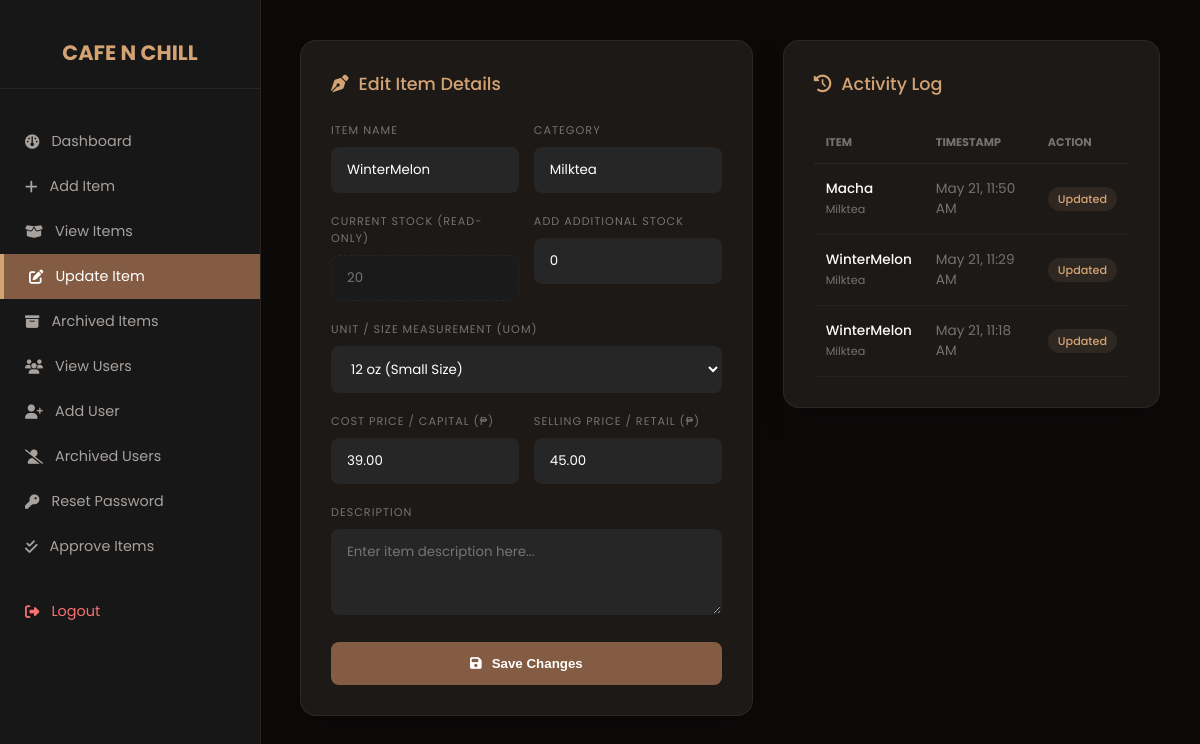
The app's page /admin/update_item.php?id=19 (signed in) with its own data.
### tables this page shows
CREATE TABLE `items` (
  `id` int(11) NOT NULL,
  `name` varchar(100) DEFAULT NULL,
  `category` varchar(50) DEFAULT NULL,
  `quantity` int(11) DEFAULT NULL,
  `uom` varchar(50) NOT NULL,
  `cost_price` decimal(10,2) NOT NULL DEFAULT 0.00,
  `selling_price` decimal(10,2) NOT NULL DEFAULT 0.00,
  `price` decimal(10,2) NOT NULL DEFAULT 0.00,
  `description` text DEFAULT NULL,
  `status` enum('approved','archived') DEFAULT 'approved',
  `updated_at` timestamp NOT NULL DEFAULT current_timestamp() ON UPDATE current_timestamp()
);

### admin/update_item.php (the view, shortened to what this page needs)
<?php
include "../config/db.php";
$item = null;
if(isset($_GET['id'])){
    $id = $_GET['id'];
    $stmt = $conn->prepare("SELECT * FROM items WHERE id = ?");
    $stmt->bind_param("i", $id);
    $stmt->execute();
    $res = $stmt->get_result();
    if($res->num_rows > 0){
        $item = $res->fetch_assoc();
    }
}
$logs_query = "SELECT name, category, updated_at FROM items WHERE updated_at IS NOT NULL ORDER BY updated_at DESC LIMIT 6";
$logs_result = $conn->query($logs_query);
$page = basename($_SERVER['PHP_SELF']);
?>
<!DOCTYPE html>
<html lang="en">
<head>
    <link rel="stylesheet" href="https://cdnjs.cloudflare.com/ajax/libs/font-awesome/6.5.2/css/all.min.css">
</head>
<body>
<div class="sidebar">
    <h2>CAFE N CHILL</h2>
    <a href="admin_dashboard.php" class="<?= $page == 'admin_dashboard.php' ? 'active' : '' ?>"><i class="fa-solid fa-gauge"></i> Dashboard</a>
    <a href="add_item.php" class="<?= $page == 'add_item.php' ? 'active' : '' ?>"><i class="fa-solid fa-plus"></i> Add Item</a>
    <a href="view_items.php" class="<?= $page == 'view_items.php' ? 'active' : '' ?>"><i class="fa-solid fa-box-open"></i> View Items</a>
    <a href="update_item.php" class="<?= $page == 'update_item.php' ? 'active' : '' ?>"><i class="fa-solid fa-pen-to-square"></i> Update Item</a>
    <a href="archived_items.php" class="<?= $page == 'archived_items.php' ? 'active' : '' ?>"><i class="fa-solid fa-box-archive"></i> Archived Items</a>
    <a href="view_user.php" class="<?= $page == 'view_user.php' ? 'active' : '' ?>"><i class="fa-solid fa-users"></i> View Users</a>
    <a href="add_user.php" class="<?= $page == 'add_user.php' ? 'active' : '' ?>"><i class="fa-solid fa-user-plus"></i> Add User</a>
    <a href="archived_users.php" class="<?= $page == 'archived_users.php' ? 'active' : '' ?>"><i class="fa-solid fa-user-slash"></i> Archived Users</a>
    <a href="reset_password.php" class="<?= $page == 'reset_password.php' ? 'active' : '' ?>"><i class="fa-solid fa-key"></i> Reset Password</a>
    <a href="approve_item.php" class="<?= $page == 'approve_item.php' ? 'active' : '' ?>"><i class="fa-solid fa-check-double"></i> Approve Items</a>
    <a onclick="confirmLogout()" style="margin-top: 20px; color: #f87171; cursor: pointer;"><i class="fa-solid fa-right-from-bracket"></i> Logout</a>
</div>
<main class="main-content">
    <section class="glass-card">
        <div class="section-title">
            <i class="fa-solid fa-pen-nib"></i> Edit Item Details
        </div>
        <?php if($item): ?>
        <form method="POST">
            <div class="form-row">
                <div class="form-group">
                    <label>Item Name</label>
                    <input type="text" name="name" value="<?= htmlspecialchars($item['name']); ?>" required placeholder="e.g. Wintermelon">
                </div>
                <div class="form-group">
                    <label>Category</label>
                    <input type="text" name="category" value="<?= htmlspecialchars($item['category']); ?>" required placeholder="e.g. Milktea">
                </div>
            </div>
            <div class="form-row">
                <div class="form-group">
                    <label>Current Stock (Read-Only)</label>
                    <input type="number" value="<?= $item['quantity']; ?>" disabled>
                </div>
                <div class="form-group">
                    <label>Add Additional Stock</label>
                    <input type="number" name="added_stock" value="0" min="0" required placeholder="Enter amount to add">
                </div>
            </div>
            <div class="form-group">
    <label>Unit / Size Measurement (UOM)</label>
    <select name="uom" required>
        <option value="12oz" <?= (isset($item['uom']) && $item['uom'] == '12oz') ? 'selected' : ''; ?>>12 oz (Small Size)</option>
    </select>
    </div>
            <div class="form-row">
                <div class="form-group">
                    <label>Cost Price / Capital (₱)</label>
                    <input type="number" step="0.01" name="cost_price" value="<?= isset($item['cost_price']) ? $item['cost_price'] : '0.00'; ?>" required placeholder="0.00">
                </div>
                <div class="form-group">
                    <label>Selling Price / Retail (₱)</label>
                    <input type="number" step="0.01" name="selling_price" value="<?= isset($item['selling_price']) ? $item['selling_price'] : '0.00'; ?>" required placeholder="0.00">
                </div>
            </div>
            <div class="form-group">
                <label>Description</label>
                <textarea name="description" rows="3" placeholder="Enter item description here..."><?= isset($item['description']) ? htmlspecialchars($item['description']) : ''; ?></textarea>
            </div>
            <button type="submit" name="update" class="btn-update">
                <i class="fa-solid fa-floppy-disk"></i> Save Changes
            </button>
        </form>
        <?php endif; ?>
    </section>
    <section class="glass-card">
        <div class="section-title">
            <i class="fa-solid fa-clock-rotate-left"></i> Activity Log
        </div>
        <table class="log-table">
            <thead>
                <tr>
                    <th>Item</th>
                    <th>Timestamp</th>
                    <th>Action</th>
                </tr>
            </thead>
            <tbody>
                <?php while($log = $logs_result->fetch_assoc()): ?>
                <tr>
                    <td>
                        <span style="display:block; font-weight: 500;"><?= htmlspecialchars($log['name']); ?></span>
                        <span style="font-size: 0.7rem; color: #737373;"><?= htmlspecialchars($log['category']); ?></span>
                    </td>
                    <td class="time-col"><?= date('M d, h:i A', strtotime($log['updated_at'])); ?></td>
                    <td><span class="status-badge">Updated</span></td>
                </tr>
                <?php endwhile; ?>
            </tbody>
        </table>
    </section>
</main>
</body>
</html>

### admin/update_item.php (style rules this page uses)
:root { --bg-color: #0c0a09; --sidebar-color: #171717; --coffee-brown: #845c44; --cream-accent: #d4a373; --text-light: #fafaf9; --card-bg: #1c1917; --input-bg: #262626; --border-color: rgba(212, 163, 115, 0.1); }
body { margin: 0; font-family: 'Poppins', sans-serif; background: var(--bg-color); color: var(--text-light); display: flex; min-height: 100vh; }
.sidebar { width: 260px; height: 100vh; background: var(--sidebar-color); position: fixed; padding-top: 20px; border-right: 1px solid rgba(132, 92, 68, 0.2); overflow-y: auto; }
.sidebar h2 { color: var(--cream-accent); text-align: center; font-size: 1.3rem; margin-bottom: 30px; border-bottom: 1px solid rgba(212, 163, 115, 0.1); padding-bottom: 20px; }
.sidebar a { display: flex; align-items: center; gap: 12px; color: #a8a29e; padding: 12px 25px; text-decoration: none; font-size: 0.9rem; transition: 0.3s; cursor: pointer; }
.sidebar a.active { background: var(--coffee-brown); color: white; border-left: 4px solid var(--cream-accent); }
.main-content { margin-left: 260px; padding: 40px; width: 100%; display: grid; grid-template-columns: 1.2fr 1fr; gap: 30px; align-items: start; box-sizing: border-box; }
.glass-card { background: var(--card-bg); padding: 30px; border-radius: 16px; border: 1px solid var(--border-color); box-shadow: 0 10px 30px rgba(0,0,0,0.2); }
.section-title { font-size: 1.1rem; color: var(--cream-accent); margin-bottom: 25px; display: flex; align-items: center; gap: 10px; font-weight: 500; }
.form-group { margin-bottom: 20px; }
.form-row { display: flex; gap: 15px; }
.form-row .form-group { flex: 1; }
label { display: block; font-size: 0.7rem; color: #737373; margin-bottom: 8px; text-transform: uppercase; letter-spacing: 1px; }
input, select, textarea { width: 100%; padding: 12px 15px; background: var(--input-bg); border: 1px solid transparent; border-radius: 8px; color: white; transition: 0.3s; outline: none; box-sizing: border-box; font-family: 'Poppins', sans-serif; }
input:disabled { background: #1a1a1a; color: #737373; cursor: not-allowed; border: 1px dashed rgba(255,255,255,0.05); }
.btn-update { width: 100%; padding: 14px; background: var(--coffee-brown); color: white; border: none; border-radius: 8px; cursor: pointer; font-weight: 600; transition: 0.3s; display: flex; align-items: center; justify-content: center; gap: 10px; }
.log-table { width: 100%; border-collapse: collapse; }
.log-table th { text-align: left; font-size: 0.7rem; color: #737373; text-transform: uppercase; padding: 12px; border-bottom: 1px solid var(--border-color); }
.log-table td { padding: 15px 12px; font-size: 0.85rem; border-bottom: 1px solid rgba(255,255,255,0.03); }
.status-badge { background: rgba(212, 163, 115, 0.1); color: var(--cream-accent); padding: 4px 10px; border-radius: 20px; font-size: 0.7rem; font-weight: 500; }
.time-col { color: #737373; font-size: 0.8rem; }

### records on screen
items: name "WinterMelon", category "Milktea", quantity "20", uom "12 oz (Small Size)", cost_price "39.00", selling_price "45.00", updated_at "May 21, 11:18 AM"
items: name "Macha", category "Milktea", updated_at "May 21, 11:50 AM"
items: name "WinterMelon", category "Milktea", updated_at "May 21, 11:29 AM"
